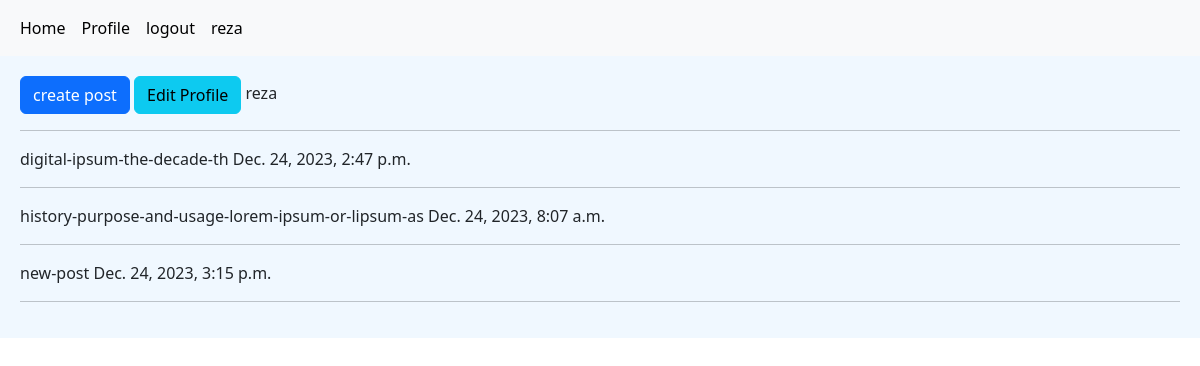
The app's page /account/profile/1/ (signed in) with its own data.
### home/models.py (models this page shows, shortened)
class Post(models.Model):
    user = models.ForeignKey(User, on_delete=models.CASCADE, related_name='posts')
    body = models.TextField()
    slug = models.SlugField()
    created = models.DateTimeField(auto_now_add=True)
    updated = models.DateTimeField(auto_now=True)

### account/views.py (the view)
# urls.py: path('profile/<int:user_id>/', UserProfileView.as_view(), name='profile'),
class UserProfileView(LoginRequiredMixin, View):
    def get(self, request, user_id):
        user = User.objects.get(pk=user_id)
        posts = user.posts.all()
        is_following = False
        relaton = Relation.objects.filter(from_user=request.user, to_user=user)
        if relaton.exists():
            is_following = True
        return render(request, 'account/profile.html', {'user': user, 'posts': posts,
                                                        'is_following': is_following})

### account/templates/account/profile.html (shortened to what this page needs)
{% extends 'base.html' %}
{% block content %}
    {% if request.user.id == user.id %}
        <a class="btn btn-primary" href="{% url 'home:post_create' %}">create post</a>
        <a class="btn btn-info" href="{% url 'account:edite_user' %}">Edit Profile</a>
    {% endif %}
    {{ user.username }}
    <hr>
    <div class="card-body">
        {% for post in posts %}
            {{ post.slug }}
            {{ post.updated }}
            <hr>
        {% endfor %}
    </div>
{% endblock content %}

### templates/inc/navbar.html
<nav class="navbar navbar-expand-lg bg-body-tertiary">
    <div class="container-fluid">
        <div class="navbar-nav">
            <a class="nav-link active" href="{% url 'home:home' %}">Home</a>
            {% if request.user.is_authenticated %}
                <a class="nav-link active" href="{% url 'account:profile' user.id %}">Profile</a>
                <a class="nav-link active" href="{% url 'account:logout' %}">logout</a>
                <a class="nav-link active" href="">{{ request.user.username }}</a>
            {% else %}
                <a class="nav-link active" href="{% url 'account:register' %}">Register</a>
                <a class="nav-link active" href="{% url 'account:login' %}">login</a>
            {% endif %}
        </div>
    </div>
</nav>

### records on screen
Post: slug "digital-ipsum-the-decade-th", updated "Dec. 24, 2023, 2:47 p.m."
Post: slug "history-purpose-and-usage-lorem-ipsum-or-lipsum-as", updated "Dec. 24, 2023, 8:07 a.m."
Post: slug "new-post", updated "Dec. 24, 2023, 3:15 p.m."

### other values on screen
{{ request.user.username }} "reza"
{{ user.username }} "reza"
